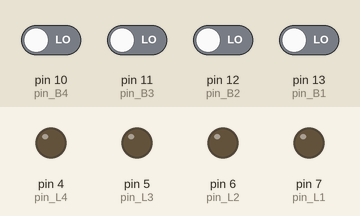
The sketch below on a simulated Arduino Uno, built with avr-gcc and run on an emulated ATmega328P. On the bench: output pins drawn as LEDs (lit = HIGH). The inputs (shaded band) are chosen by the test bench; at power-on: pin 10 (pin_B4), pin 11 (pin_B3), pin 12 (pin_B2), pin 13 (pin_B1) LOW.

Above: at 1.2 s.
1.3 s: pin 10 (pin_B4) driven HIGH
At 2.2 s:
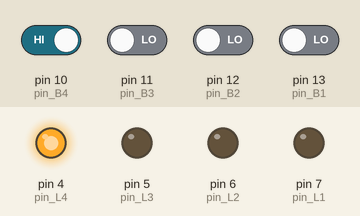
2.8 s: pin 11 (pin_B3) driven HIGH
At 3.3 s:
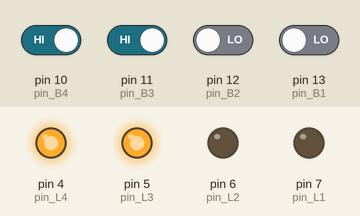
4.3 s: pin 12 (pin_B2) driven HIGH
At 5.5 s:
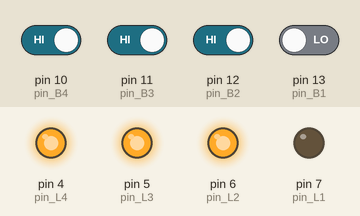
5.8 s: pin 13 (pin_B1) driven HIGH
At 6.8 s:
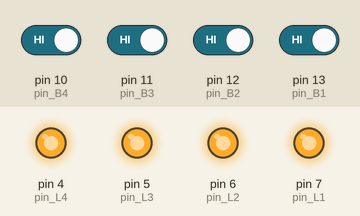
7.3 s: pin 10 (pin_B4) driven LOW
At 7.9 s:
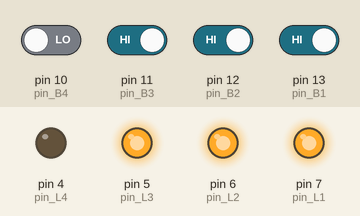
8.8 s: pin 11 (pin_B3) driven LOW
At 9.1 s:
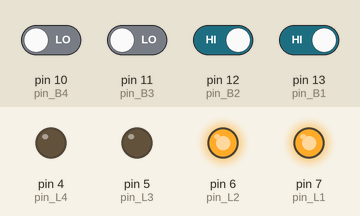
Timing chart, 0 to 11.3 s (numbered marks = the images above; inputs shaded):
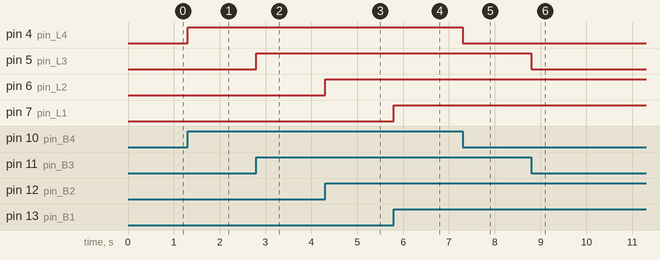

The sketch:

01_interruptores_punteros.ino
```cpp
#define pin_B1 13
#define pin_B2 12
#define pin_B3 11
#define pin_B4 10

#define pin_L1 7
#define pin_L2 6
#define pin_L3 5
#define pin_L4 4

char estado_luces[5] = "0000";

void leer_estados() {
  char *ptr = estado_luces;

  *ptr = digitalRead(pin_B1) + '0';
  *(ptr + 1) = digitalRead(pin_B2) + '0';
  *(ptr + 2) = digitalRead(pin_B3) + '0';
  *(ptr + 3) = digitalRead(pin_B4) + '0';
}

void activar_luces() {
  char *ptr = estado_luces;

  digitalWrite(pin_L1, (*ptr == '1'));
  digitalWrite(pin_L2, (*(ptr + 1) == '1'));
  digitalWrite(pin_L3, (*(ptr + 2) == '1'));
  digitalWrite(pin_L4, (*(ptr + 3) == '1'));
}

void setup() {
  pinMode(pin_B1, INPUT);
  pinMode(pin_B2, INPUT);
  pinMode(pin_B3, INPUT);
  pinMode(pin_B4, INPUT);

  pinMode(pin_L1, OUTPUT);
  pinMode(pin_L2, OUTPUT);
  pinMode(pin_L3, OUTPUT);
  pinMode(pin_L4, OUTPUT);
}

void loop() {
  leer_estados();
  activar_luces();
}
```

Measured:
- after the input at 1.3 s, pin 4 (pin_L4): LOW → HIGH at once
- after the input at 2.8 s, pin 5 (pin_L3): LOW → HIGH at once
- after the input at 4.3 s, pin 6 (pin_L2): LOW → HIGH at once
- after the input at 5.8 s, pin 7 (pin_L1): LOW → HIGH at once
- after the input at 7.3 s, pin 4 (pin_L4): HIGH → LOW at once
- after the input at 8.8 s, pin 5 (pin_L3): HIGH → LOW at once
